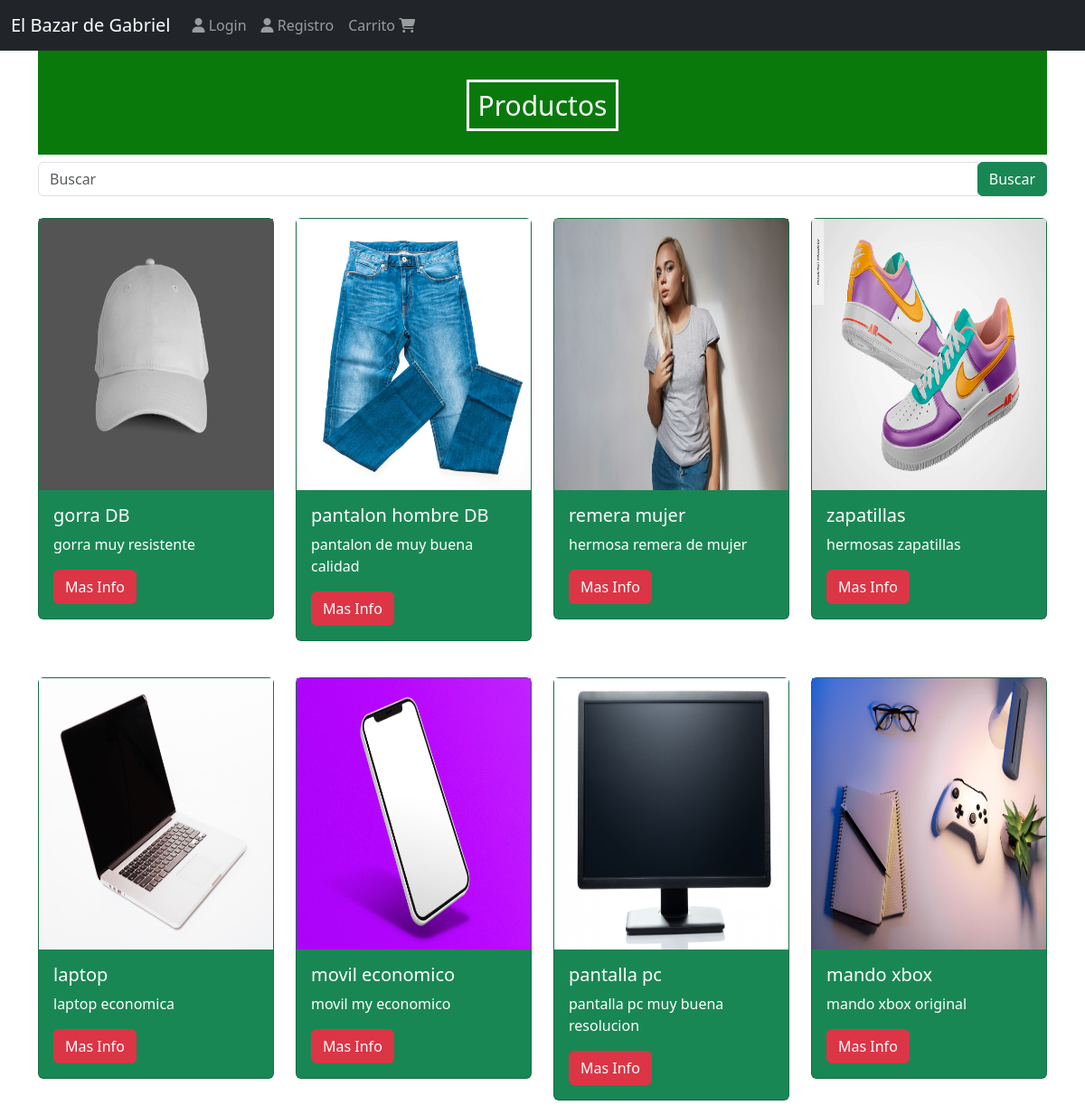
The page / on the database its author committed.
### products/models.py (models this page shows, shortened)
class Product(models.Model):
    titles = models.CharField(max_length=40)
    description = models.TextField()
    price = models.DecimalField(max_digits=8, decimal_places=2, default=0.0)
    image = models.ImageField(upload_to = 'products/', null=False, blank=True)
    created_at = models.DateTimeField(auto_now_add=True)
    slug = models.SlugField(max_length=200, null=False, blank=False, unique=True)

### products/views.py (the view)
# urls.py: path('',ProductListView.as_view(), name="index" ),
class ProductListView(ListView):
    template_name = 'index.html'
    queryset = Product.objects.all()
    def get_context_data(self, **kwargs):
        context = super().get_context_data(**kwargs)
        context['mensaje'] = 'Productos'
        return context

### templates/index.html
{% extends "base.html" %}
{% block content %}
<div class='col'>
<h1 class='seccion'> <span class='seccion-1'>{{mensaje}}</span> </h1>
{% include 'products/snippets/search.html' %}
<div class='row'>
    {% include "products/snippets/listP.html" %}
</div>
</div>
    {% endblock %}

### templates/products/snippets/listP.html
{% for i in product_list %}
    <div class='col-3 mt-4'>
            {% include 'products/snippets/product.html' %}
    </div>
    {%endfor%}

### templates/products/snippets/product.html
{% load static %}
<div class="card text-white bg-success mb-3" style="max-width: 18rem;">
    {% if i.image %}
    <img src="{{i.image.url}}" alt="gorra" height="300">
    {% endif %}
    <div class='card-body'>
    <h5 class='card-text'>{{i.titles}}</h5>
    <p class='card-text'>{{i.description}}</p>
    <a href="{% url 'product' i.slug %}" class='btn btn-danger'>Mas Info</a>
    </div>
</div>

### static/css/stilo.css (style rules this page uses)
.seccion { text-align: center; width: 100%; background-color: #09790c; margin: 14 auto 4 auto; padding: 3% 0 3% 0; }
.seccion-1 { color: white; font-size: 30px; border: white 3px solid; padding: 5px 10px 5px; }

### rows shown on the page
Product: image (picture), titles "gorra DB", description "gorra muy resistente"
Product: image (picture), titles "pantalon hombre DB", description "pantalon de muy buena calidad"
Product: image (picture), titles "remera mujer", description "hermosa remera de mujer"
Product: image (picture), titles "zapatillas", description "hermosas zapatillas"
Product: image (picture), titles "laptop", description "laptop economica"
Product: image (picture), titles "movil economico", description "movil my economico"
Product: image (picture), titles "pantalla pc", description "pantalla pc muy buena resolucion"
Product: image (picture), titles "mando xbox", description "mando xbox original"

### other values the page prints
{{ mensaje }} "Productos"
